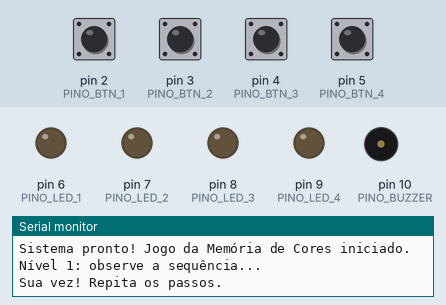
Simulated run of this sketch. Board: Arduino Uno, built with avr-gcc and run on an emulated ATmega328P. Parts: output pins drawn as LEDs (lit = HIGH), buzzer (waves = sounding), the last lines printed to the serial monitor. Dashed ring = blinking. The inputs (shaded band) are chosen by the test bench; at power-on: pin 2 (PINO_BTN_1), pin 3 (PINO_BTN_2), pin 4 (PINO_BTN_3), pin 5 (PINO_BTN_4) HIGH. Random numbers use the default seed unless the sketch sets one.

Above: at 2.0 s.
2.1 s: pin 2 (PINO_BTN_1) pulled LOW for 0.15 s
At 3.34 s:
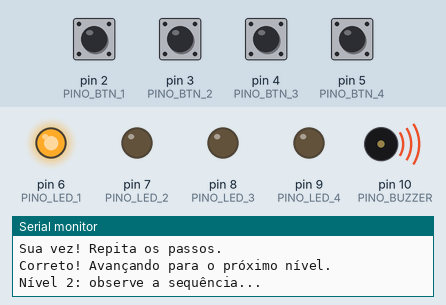
5.2 s: pin 3 (PINO_BTN_2) pulled LOW for 0.15 s
At 5.71 s:
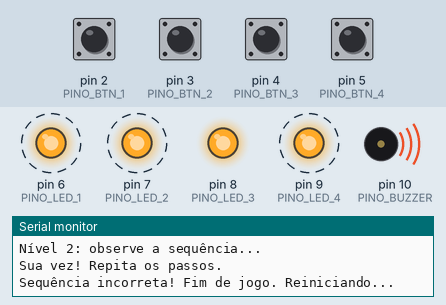
8.2 s: pin 3 (PINO_BTN_2) pulled LOW for 1 s
At 9.34 s:
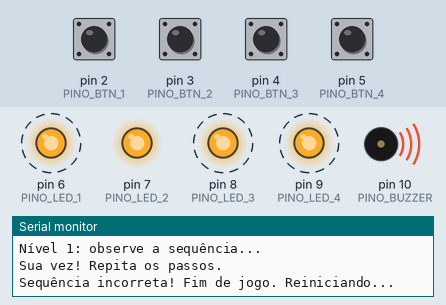
11.3 s: pin 4 (PINO_BTN_3) pulled LOW for 1 s
At 14.06 s:
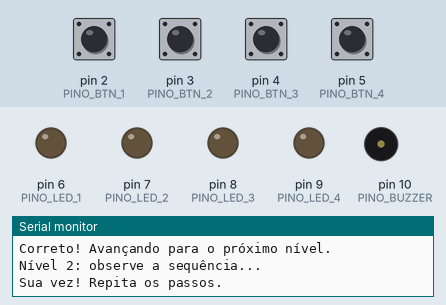
14.3 s: pin 2 (PINO_BTN_1) pulled LOW for 1 s
At 15.44 s:
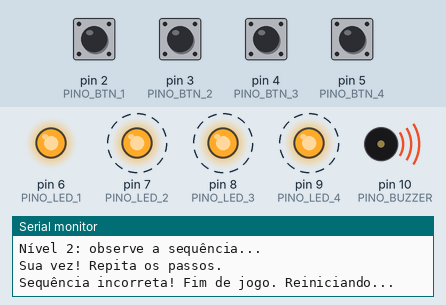
Timing chart, 0 to 18.4 s (numbered marks = the images above; inputs shaded):
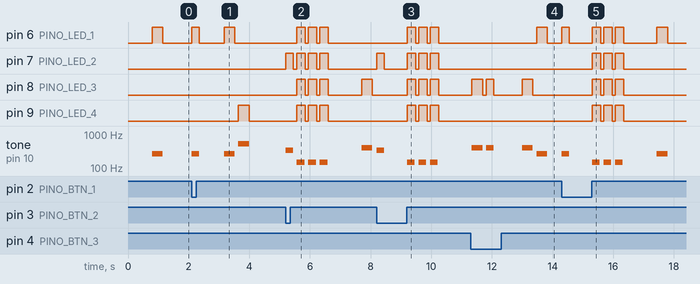

The sketch:

p23_jogo_da_memoria_de_cores.ino
```cpp
/*
 * Projeto 23: Jogo da Memória de Cores
 * O que faz: Sorteia sequências crescentes de 4 cores/sons e desafia o jogador a repetir nos 4 botões.
 * Ligações: D2..D5 (4 Botões), D6..D9 (4 LEDs via resistores 220 Ω), D10 (Buzzer Passivo)
 * Bibliotecas: Nenhuma biblioteca extra
 * Material: 80 Projetos Arduino
 */

const byte PINO_BTN_1 = 2; // Botão Vermelho
const byte PINO_BTN_2 = 3; // Botão Verde
const byte PINO_BTN_3 = 4; // Botão Azul
const byte PINO_BTN_4 = 5; // Botão Amarelo
const byte PINO_LED_1 = 6; // LED Vermelho
const byte PINO_LED_2 = 7; // LED Verde
const byte PINO_LED_3 = 8; // LED Azul
const byte PINO_LED_4 = 9; // LED Amarelo
const byte PINO_BUZZER = 10; // Buzzer passivo

const byte PINOS_BOTOES[4] = {PINO_BTN_1, PINO_BTN_2, PINO_BTN_3, PINO_BTN_4};
const byte PINOS_LEDS[4] = {PINO_LED_1, PINO_LED_2, PINO_LED_3, PINO_LED_4};
const unsigned int NOTAS[4] = {262, 330, 392, 523};

byte sequencia[32];
byte nivelAtual = 0;

void tocarCor(byte cor, unsigned int duracaoMs) {
  digitalWrite(PINOS_LEDS[cor], HIGH);
  tone(PINO_BUZZER, NOTAS[cor], duracaoMs);
  delay(duracaoMs);
  digitalWrite(PINOS_LEDS[cor], LOW);
  noTone(PINO_BUZZER);
  delay(120);
}

byte aguardarBotao() {
  while (true) {
    for (byte i = 0; i < 4; i++) {
      if (digitalRead(PINOS_BOTOES[i]) == LOW) {
        tocarCor(i, 250);
        while (digitalRead(PINOS_BOTOES[i]) == LOW) {
          delay(10);
        }
        return i;
      }
    }
  }
}

void efeitoErro() {
  Serial.println(F("Sequência incorreta! Fim de jogo. Reiniciando..."));
  for (byte r = 0; r < 3; r++) {
    for (byte i = 0; i < 4; i++) digitalWrite(PINOS_LEDS[i], HIGH);
    tone(PINO_BUZZER, 150, 250);
    delay(280);
    for (byte i = 0; i < 4; i++) digitalWrite(PINOS_LEDS[i], LOW);
    delay(100);
  }
  nivelAtual = 0;
  delay(1000);
}

void setup() {
  Serial.begin(9600);
  for (byte i = 0; i < 4; i++) {
    pinMode(PINOS_BOTOES[i], INPUT_PULLUP);
    pinMode(PINOS_LEDS[i], OUTPUT);
  }
  pinMode(PINO_BUZZER, OUTPUT);
  randomSeed(analogRead(A0));
  Serial.println(F("Sistema pronto! Jogo da Memória de Cores iniciado."));
  delay(800);
}

void loop() {
  sequencia[nivelAtual] = (byte)random(0, 4);
  nivelAtual++;

  Serial.print(F("Nível "));
  Serial.print(nivelAtual);
  Serial.println(F(": observe a sequência..."));

  for (byte i = 0; i < nivelAtual; i++) {
    tocarCor(sequencia[i], 350);
  }

  Serial.println(F("Sua vez! Repita os passos."));
  for (byte i = 0; i < nivelAtual; i++) {
    byte escolha = aguardarBotao();
    if (escolha != sequencia[i]) {
      efeitoErro();
      return;
    }
  }

  Serial.println(F("Correto! Avançando para o próximo nível."));
  if (nivelAtual >= 30) nivelAtual = 0;
  delay(700);
}
```

Measured:
- after the input at 2.1 s, pin 6 (PINO_LED_1): LOW → HIGH at once, → LOW 0.25 s later, → HIGH 0.82 s later, → LOW 0.35 s later; pin 9 (PINO_LED_4): LOW → HIGH after 1.5 s, → LOW 0.35 s later; tone on pin 10 (PINO_BUZZER): plays 262 Hz for 0.25 s, 262 Hz for 0.35 s, 523 Hz for 0.35 s, starting at once
- after the input at 5.2 s, pin 6 (PINO_LED_1): alternates HIGH for 0.28 s and LOW for 0.10 s, 6 changes in all, then stays LOW, starting after 0.37 s; pin 7 (PINO_LED_2): alternates HIGH for 0.28 s and LOW for 0.10 s, 8 changes in all, then stays LOW, starting at once
- after the input at 8.2 s, pin 6 (PINO_LED_1): alternates HIGH for 0.28 s and LOW for 0.10 s, 6 changes in all, then stays LOW, starting after 1.0 s; pin 7 (PINO_LED_2): LOW → HIGH at once, → LOW 0.25 s later, → HIGH 0.75 s later, → LOW 0.28 s later, … (8 changes in this stretch)
- after the input at 11.3 s, pin 6 (PINO_LED_1): LOW → HIGH after 2.2 s, → LOW 0.35 s later
- after the input at 14.3 s, pin 6 (PINO_LED_1): LOW → HIGH at once, → LOW 0.25 s later, → HIGH 0.75 s later, → LOW 0.28 s later, … (10 changes in this stretch); pin 7 (PINO_LED_2): alternates HIGH for 0.28 s and LOW for 0.10 s, 6 changes in all, then stays LOW, starting after 1.0 s
